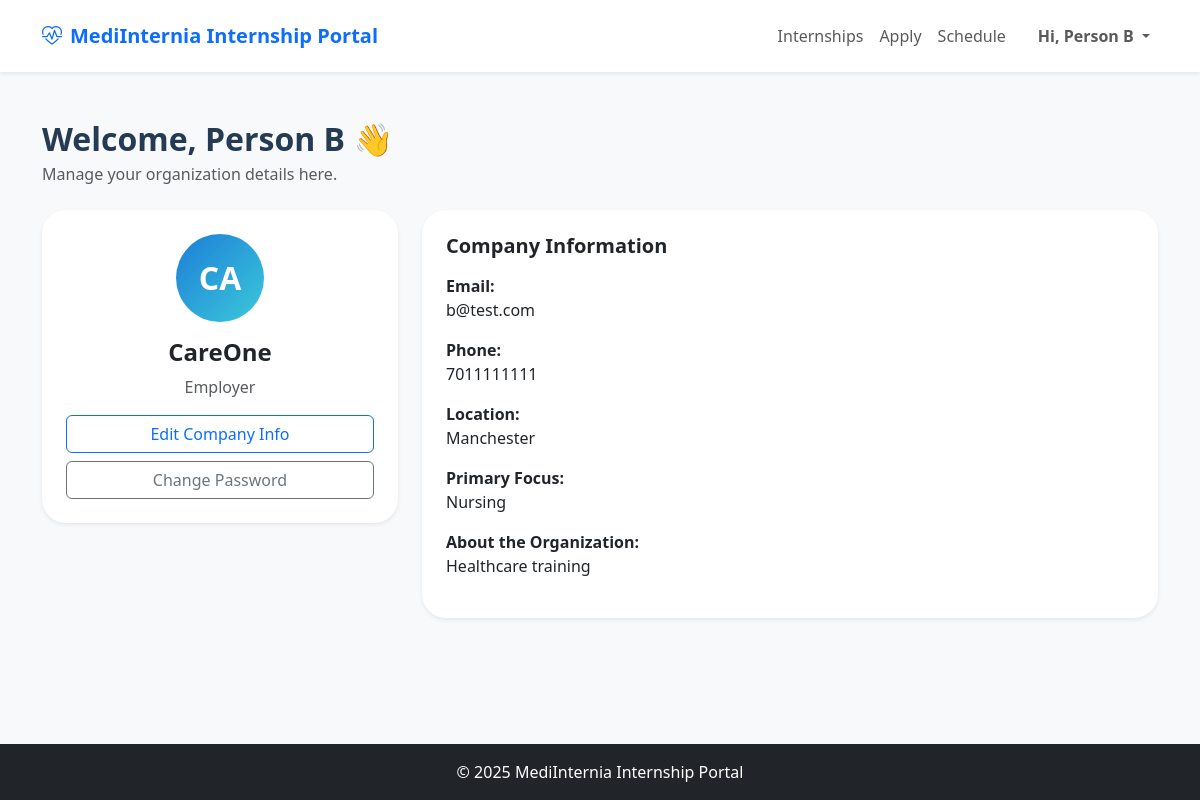
Screenshot of /public/partner-profile.php (signed in) with the database file from the repository.
### tables this page shows
CREATE TABLE `accounts` (
  `id` int(11) NOT NULL,
  `name` varchar(100) DEFAULT NULL,
  `email` varchar(150) DEFAULT NULL,
  `password` varchar(255) DEFAULT NULL,
  `role` enum('student','employer','admin') DEFAULT NULL,
  `created_at` timestamp NOT NULL DEFAULT current_timestamp(),
  `about` text DEFAULT NULL,
  `program_level` varchar(100) DEFAULT NULL,
  `focus` varchar(100) DEFAULT NULL,
  `availability` varchar(100) DEFAULT NULL,
  `phone` varchar(50) DEFAULT NULL,
  `location` varchar(100) DEFAULT NULL,
  `program` varchar(100) DEFAULT NULL,
  `company_name` varchar(150) DEFAULT NULL,
  `company_location` varchar(150) DEFAULT NULL,
  `company_phone` varchar(50) DEFAULT NULL,
  `company_focus` varchar(150) DEFAULT NULL,
  `company_about` text DEFAULT NULL,
  `verified` tinyint(1) NOT NULL DEFAULT 0
);

### public/partner-profile.php (the view, shortened to what this page needs)
<?php
require "../config/connection.php";
$id = $_SESSION['user_id'];
$sql = "SELECT name,email,company_name,company_location,company_phone,company_focus,company_about FROM accounts WHERE id=?";
$stmt = $conn->prepare($sql);
$stmt->bind_param("i", $id);
$stmt->execute();
$user = $stmt->get_result()->fetch_assoc();
?>
<!DOCTYPE html>
<html lang="en">
<head>
<link href="https://cdn.jsdelivr.net/npm/bootstrap@5.3.2/dist/css/bootstrap.min.css" rel="stylesheet">
<link href="https://cdn.jsdelivr.net/npm/bootstrap-icons/font/bootstrap-icons.css" rel="stylesheet">
<link rel="stylesheet" href="assets/css/styles.css">
</head>
<body class="bg-light min-vh-100 d-flex flex-column">
<?php include "../app/components/nav.php"; ?>
<main class="flex-grow-1 container py-5">
<h2 class="fw-bold mb-1">Welcome, <?= $_SESSION['name']; ?> 👋</h2>
<p class="text-muted mb-4">Manage your organization details here.</p>
<div class="row g-4">
<div class="col-lg-4">
  <div class="card border-0 shadow-sm text-center p-4">
    <div class="profile-avatar mx-auto mb-3">
      <?= strtoupper(substr($user['company_name'] ?: $user['name'], 0, 2)); ?>
    </div>
    <h4 class="fw-bold"><?= $user['company_name'] ?: "Unnamed Organization"; ?></h4>
    <p class="text-muted">Employer</p>
    <button class="btn btn-outline-primary w-100 mb-2" data-bs-toggle="modal" data-bs-target="#editCompanyModal">Edit Company Info</button>
    <button class="btn btn-outline-secondary w-100" data-bs-toggle="modal" data-bs-target="#editPasswordModal">Change Password</button>
  </div>
</div>
<div class="col-lg-8">
  <div class="card border-0 shadow-sm p-4">
    <h5 class="fw-bold mb-3">Company Information</h5>
    <p><strong>Email:</strong><br><?= $user['email']; ?></p>
    <p><strong>Phone:</strong><br><?= $user['company_phone'] ?: "-"; ?></p>
    <p><strong>Location:</strong><br><?= $user['company_location'] ?: "-"; ?></p>
    <p><strong>Primary Focus:</strong><br><?= $user['company_focus'] ?: "-"; ?></p>
    <p><strong>About the Organization:</strong><br><?= $user['company_about'] ?: "Not provided"; ?></p>
  </div>
</div>
</div>
</main>
<footer class="bg-dark text-white text-center py-3 mt-auto">
© <?= date("Y"); ?> MediInternia Internship Portal
</footer>
</body>
</html>

### public/assets/css/styles.css (style rules this page uses)
:root { --bs-body-font-family: 'Nunito', system-ui, -apple-system, 'Segoe UI', sans-serif; --bs-primary-rgb: 13, 110, 253; --cc-primary: #1c7ed6; --cc-primary-soft: rgba(28, 126, 214, 0.1); --cc-gradient: linear-gradient(135deg, #1c7ed6 0%, #3bc9db 100%); --cc-card-radius: 1.5rem; }
body { font-family: var(--bs-body-font-family); background-color: #f8f9fb; color: #243b53; }
.profile-avatar { width: 5.5rem; height: 5.5rem; border-radius: 50%; background: var(--cc-gradient); display: flex; align-items: center; justify-content: center; color: #fff; font-weight: 800; font-size: 2rem; }
.card { border-radius: var(--cc-card-radius); }
footer { margin-top: 4rem; }

### rows the page displays
accounts: company_name "CA", company_name "CareOne", email "b@test.com", company_phone "7011111111", company_location "Manchester", company_focus "Nursing", company_about "Healthcare training"

### other values shown
$_SESSION['name'] "Person B"
